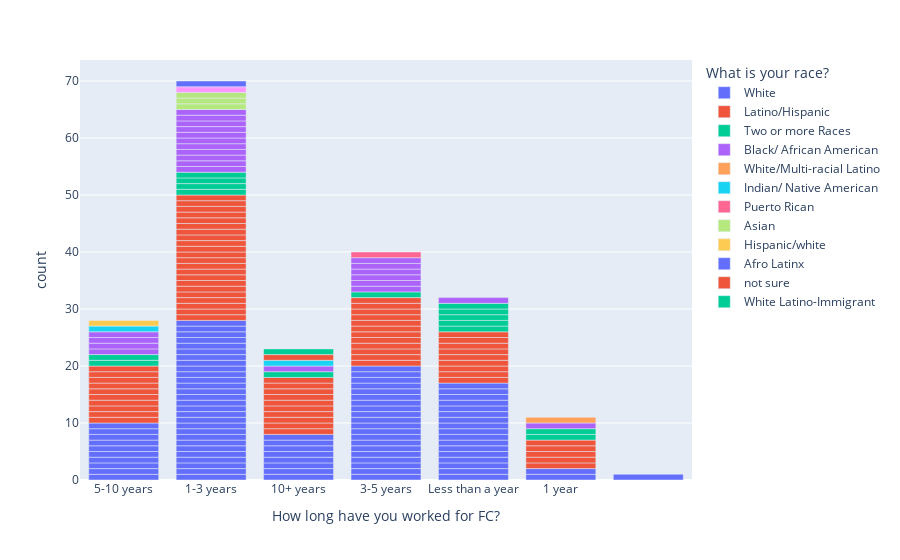

Source (notebook cell):
### Code cell
fig = px.bar(dei, x="How long have you worked for FC?", color="What is your race? ")
fig.show()

### Figure 1 — Plotly figure (JSON) as saved in the notebook; plotly's stock layout.template omitted (floating-point values rounded to 4 significant figures)
{"data": [{"alignmentgroup": "True", "hovertemplate": "What is your race? =White<br>How long have you worked for FC?=%{x}<br>count=%{y}<extra></extra>", "legendgroup": "White", "marker": {"color": "#636efa"}, "name": "White", "offsetgroup": "White", "orientation": "v", "showlegend": true, "textposition": "auto", "type": "bar", "x": ["5-10 years", "1-3 years", "10+ years", "3-5 years", "1-3 years", "3-5 years", "Less than a year", "Less than a year", "10+ years", "3-5 years", "1-3 years", "3-5 years", "1-3 years", "1-3 years", "1-3 years", "5-10 years", "1-3 years", "3-5 years", "Less than a year", "3-5 years", "5-10 years", "1-3 years", "3-5 years", "Less than a year", "1-3 years", "Less than a year", "3-5 years", "1-3 years", "1 year", "1-3 years", "3-5 years", "1-3 years", "10+ years", "5-10 years", "3-5 years", "Less than a year", "10+ years", "Less than a year", "10+ years", "5-10 years", "1-3 years", "Less than a year", "1-3 years", "Less than a year", "10+ years", "1-3 years", "5-10 years", "1-3 years", "Less than a year", "Less than a year", "3-5 years", "1-3 years", "1-3 years", "3-5 years", "10+ years", "3-5 years", "10+ years", "5-10 years", "3-5 years", "3-5 years", "1-3 years", "1-3 years", "Less than a year", "Less than a year", "3-5 years", "Less than a year", "1-3 years", "1-3 years", "3-5 years", "5-10 years", "Less than a year", "1-3 years", "Less than a year", "5-10 years", "1-3 years", "3-5 years", "Less than a year", "3-5 years", "1-3 years", "5-10 years", "1-3 years", "", "1 year", "1-3 years", "1-3 years", "3-5 years"], "xaxis": "x", "y": [1, 1, 1, 1, 1, 1, 1, 1, 1, 1, 1, 1, 1, 1, 1, 1, 1, 1, 1, 1, 1, 1, 1, 1, 1, 1, 1, 1, 1, 1, 1, 1, 1, 1, 1, 1, 1, 1, 1, 1, 1, 1, 1, 1, 1, 1, 1, 1, 1, 1, 1, 1, 1, 1, 1, 1, 1, 1, 1, 1, 1, 1, 1, 1, 1, 1, 1, 1, 1, 1, 1, 1, 1, 1, 1, 1, 1, 1, 1, 1, 1, 1, 1, 1, 1, 1], "yaxis": "y"}, {"alignmentgroup": "True", "hovertemplate": "What is your race? =Latino/Hispanic<br>How long have you worked for FC?=%{x}<br>count=%{y}<extra></extra>", "legendgroup": "Latino/Hispanic", "marker": {"color": "#EF553B"}, "name": "Latino/Hispanic", "offsetgroup": "Latino/Hispanic", "orientation": "v", "showlegend": true, "textposition": "auto", "type": "bar", "x": ["Less than a year", "Less than a year", "1-3 years", "5-10 years", "10+ years", "1-3 years", "1-3 years", "5-10 years", "3-5 years", "1-3 years", "10+ years", "3-5 years", "3-5 years", "5-10 years", "5-10 years", "1-3 years", "3-5 years", "1 year", "Less than a year", "3-5 years", "1-3 years", "1-3 years", "1-3 years", "5-10 years", "1-3 years", "Less than a year", "1-3 years", "5-10 years", "10+ years", "1-3 years", "Less than a year", "Less than a year", "10+ years", "10+ years", "1-3 years", "1 year", "1-3 years", "10+ years", "10+ years", "Less than a year", "10+ years", "5-10 years", "1-3 years", "3-5 years", "5-10 years", "1-3 years", "1-3 years", "1-3 years", "3-5 years", "1-3 years", "10+ years", "3-5 years", "5-10 years", "3-5 years", "Less than a year", "Less than a year", "3-5 years", "10+ years", "1-3 years", "5-10 years", "1-3 years", "1 year", "1 year", "1 year", "1-3 years", "1-3 years", "3-5 years", "3-5 years"], "xaxis": "x", "y": [1, 1, 1, 1, 1, 1, 1, 1, 1, 1, 1, 1, 1, 1, 1, 1, 1, 1, 1, 1, 1, 1, 1, 1, 1, 1, 1, 1, 1, 1, 1, 1, 1, 1, 1, 1, 1, 1, 1, 1, 1, 1, 1, 1, 1, 1, 1, 1, 1, 1, 1, 1, 1, 1, 1, 1, 1, 1, 1, 1, 1, 1, 1, 1, 1, 1, 1, 1], "yaxis": "y"}, {"alignmentgroup": "True", "hovertemplate": "What is your race? =Two or more Races<br>How long have you worked for FC?=%{x}<br>count=%{y}<extra></extra>", "legendgroup": "Two or more Races", "marker": {"color": "#00cc96"}, "name": "Two or more Races", "offsetgroup": "Two or more Races", "orientation": "v", "showlegend": true, "textposition": "auto", "type": "bar", "x": ["10+ years", "1 year", "1-3 years", "5-10 years", "1 year", "1-3 years", "1-3 years", "Less than a year", "Less than a year", "5-10 years", "1-3 years", "Less than a year", "3-5 years", "Less than a year", "Less than a year"], "xaxis": "x", "y": [1, 1, 1, 1, 1, 1, 1, 1, 1, 1, 1, 1, 1, 1, 1], "yaxis": "y"}, {"alignmentgroup": "True", "hovertemplate": "What is your race? =Black/ African American<br>How long have you worked for FC?=%{x}<br>count=%{y}<extra></extra>", "legendgroup": "Black/ African American", "marker": {"color": "#ab63fa"}, "name": "Black/ African American", "offsetgroup": "Black/ African American", "orientation": "v", "showlegend": true, "textposition": "auto", "type": "bar", "x": ["1-3 years", "5-10 years", "1 year", "10+ years", "3-5 years", "5-10 years", "1-3 years", "1-3 years", "5-10 years", "1-3 years", "1-3 years", "3-5 years", "5-10 years", "3-5 years", "3-5 years", "1-3 years", "1-3 years", "1-3 years", "1-3 years", "1-3 years", "3-5 years", "3-5 years", "Less than a year", "1-3 years"], "xaxis": "x", "y": [1, 1, 1, 1, 1, 1, 1, 1, 1, 1, 1, 1, 1, 1, 1, 1, 1, 1, 1, 1, 1, 1, 1, 1], "yaxis": "y"}, {"alignmentgroup": "True", "hovertemplate": "What is your race? =White/Multi-racial Latino <br>How long have you worked for FC?=%{x}<br>count=%{y}<extra></extra>", "legendgroup": "White/Multi-racial Latino ", "marker": {"color": "#FFA15A"}, "name": "White/Multi-racial Latino ", "offsetgroup": "White/Multi-racial Latino ", "orientation": "v", "showlegend": true, "textposition": "auto", "type": "bar", "x": ["1 year"], "xaxis": "x", "y": [1], "yaxis": "y"}, {"alignmentgroup": "True", "hovertemplate": "What is your race? =Indian/ Native American<br>How long have you worked for FC?=%{x}<br>count=%{y}<extra></extra>", "legendgroup": "Indian/ Native American", "marker": {"color": "#19d3f3"}, "name": "Indian/ Native American", "offsetgroup": "Indian/ Native American", "orientation": "v", "showlegend": true, "textposition": "auto", "type": "bar", "x": ["10+ years", "5-10 years"], "xaxis": "x", "y": [1, 1], "yaxis": "y"}, {"alignmentgroup": "True", "hovertemplate": "What is your race? =Puerto Rican<br>How long have you worked for FC?=%{x}<br>count=%{y}<extra></extra>", "legendgroup": "Puerto Rican", "marker": {"color": "#FF6692"}, "name": "Puerto Rican", "offsetgroup": "Puerto Rican", "orientation": "v", "showlegend": true, "textposition": "auto", "type": "bar", "x": ["3-5 years"], "xaxis": "x", "y": [1], "yaxis": "y"}, {"alignmentgroup": "True", "hovertemplate": "What is your race? =Asian<br>How long have you worked for FC?=%{x}<br>count=%{y}<extra></extra>", "legendgroup": "Asian", "marker": {"color": "#B6E880"}, "name": "Asian", "offsetgroup": "Asian", "orientation": "v", "showlegend": true, "textposition": "auto", "type": "bar", "x": ["1-3 years", "1-3 years", "1-3 years"], "xaxis": "x", "y": [1, 1, 1], "yaxis": "y"}, {"alignmentgroup": "True", "hovertemplate": "What is your race? =<br>How long have you worked for FC?=%{x}<br>count=%{y}<extra></extra>", "legendgroup": "", "marker": {"color": "#FF97FF"}, "name": "", "offsetgroup": "", "orientation": "v", "showlegend": false, "textposition": "auto", "type": "bar", "x": ["1-3 years"], "xaxis": "x", "y": [1], "yaxis": "y"}, {"alignmentgroup": "True", "hovertemplate": "What is your race? =Hispanic/white<br>How long have you worked for FC?=%{x}<br>count=%{y}<extra></extra>", "legendgroup": "Hispanic/white", "marker": {"color": "#FECB52"}, "name": "Hispanic/white", "offsetgroup": "Hispanic/white", "orientation": "v", "showlegend": true, "textposition": "auto", "type": "bar", "x": ["5-10 years"], "xaxis": "x", "y": [1], "yaxis": "y"}, {"alignmentgroup": "True", "hovertemplate": "What is your race? =Afro Latinx<br>How long have you worked for FC?=%{x}<br>count=%{y}<extra></extra>", "legendgroup": "Afro Latinx", "marker": {"color": "#636efa"}, "name": "Afro Latinx", "offsetgroup": "Afro Latinx", "orientation": "v", "showlegend": true, "textposition": "auto", "type": "bar", "x": ["1-3 years"], "xaxis": "x", "y": [1], "yaxis": "y"}, {"alignmentgroup": "True", "hovertemplate": "What is your race? =not sure<br>How long have you worked for FC?=%{x}<br>count=%{y}<extra></extra>", "legendgroup": "not sure", "marker": {"color": "#EF553B"}, "name": "not sure", "offsetgroup": "not sure", "orientation": "v", "showlegend": true, "textposition": "auto", "type": "bar", "x": ["10+ years"], "xaxis": "x", "y": [1], "yaxis": "y"}, {"alignmentgroup": "True", "hovertemplate": "What is your race? =White Latino-Immigrant<br>How long have you worked for FC?=%{x}<br>count=%{y}<extra></extra>", "legendgroup": "White Latino-Immigrant", "marker": {"color": "#00cc96"}, "name": "White Latino-Immigrant", "offsetgroup": "White Latino-Immigrant", "orientation": "v", "showlegend": true, "textposition": "auto", "type": "bar", "x": ["10+ years"], "xaxis": "x", "y": [1], "yaxis": "y"}], "layout": {"barmode": "relative", "legend": {"title": {"text": "What is your race? "}, "tracegroupgap": 0}, "margin": {"t": 60}, "xaxis": {"anchor": "y", "domain": [0, 1], "title": {"text": "How long have you worked for FC?"}}, "yaxis": {"anchor": "x", "domain": [0, 1], "title": {"text": "count"}}}}
